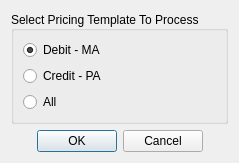
<?xml version="1.0" encoding="UTF-8"?>
<ui version="4.0">
 <class>Dialog</class>
 <widget class="QDialog" name="Dialog">
  <property name="windowModality">
   <enum>Qt::WindowModal</enum>
  </property>
  <property name="geometry">
   <rect>
    <x>0</x>
    <y>0</y>
    <width>154</width>
    <height>107</height>
   </rect>
  </property>
  <property name="windowTitle">
   <string>Selection</string>
  </property>
  <property name="modal">
   <bool>true</bool>
  </property>
  <layout class="QGridLayout" name="gridLayout">
   <item row="0" column="0">
    <widget class="QGroupBox" name="groupBox">
     <property name="title">
      <string>Select Pricing Template To Process</string>
     </property>
     <property name="alignment">
      <set>Qt::AlignLeading|Qt::AlignLeft|Qt::AlignVCenter</set>
     </property>
     <property name="flat">
      <bool>false</bool>
     </property>
     <property name="checkable">
      <bool>false</bool>
     </property>
     <layout class="QVBoxLayout" name="verticalLayout">
      <item>
       <widget class="QRadioButton" name="rbtnDebit">
        <property name="text">
         <string>Debit - MA</string>
        </property>
        <property name="checked">
         <bool>true</bool>
        </property>
        <attribute name="buttonGroup">
         <string notr="true">buttonGroup</string>
        </attribute>
       </widget>
      </item>
      <item>
       <widget class="QRadioButton" name="rbtnCredit">
        <property name="text">
         <string>Credit - PA</string>
        </property>
        <attribute name="buttonGroup">
         <string notr="true">buttonGroup</string>
        </attribute>
       </widget>
      </item>
      <item>
       <widget class="QRadioButton" name="rbtnAll">
        <property name="text">
         <string>All</string>
        </property>
        <property name="checked">
         <bool>false</bool>
        </property>
        <attribute name="buttonGroup">
         <string notr="true">buttonGroup</string>
        </attribute>
       </widget>
      </item>
     </layout>
    </widget>
   </item>
   <item row="1" column="0">
    <widget class="QDialogButtonBox" name="buttonBox">
     <property name="standardButtons">
      <set>QDialogButtonBox::Cancel|QDialogButtonBox::Ok</set>
     </property>
     <property name="centerButtons">
      <bool>true</bool>
     </property>
    </widget>
   </item>
  </layout>
 </widget>
 <resources/>
 <connections/>
 <buttongroups>
  <buttongroup name="buttonGroup"/>
 </buttongroups>
</ui>
